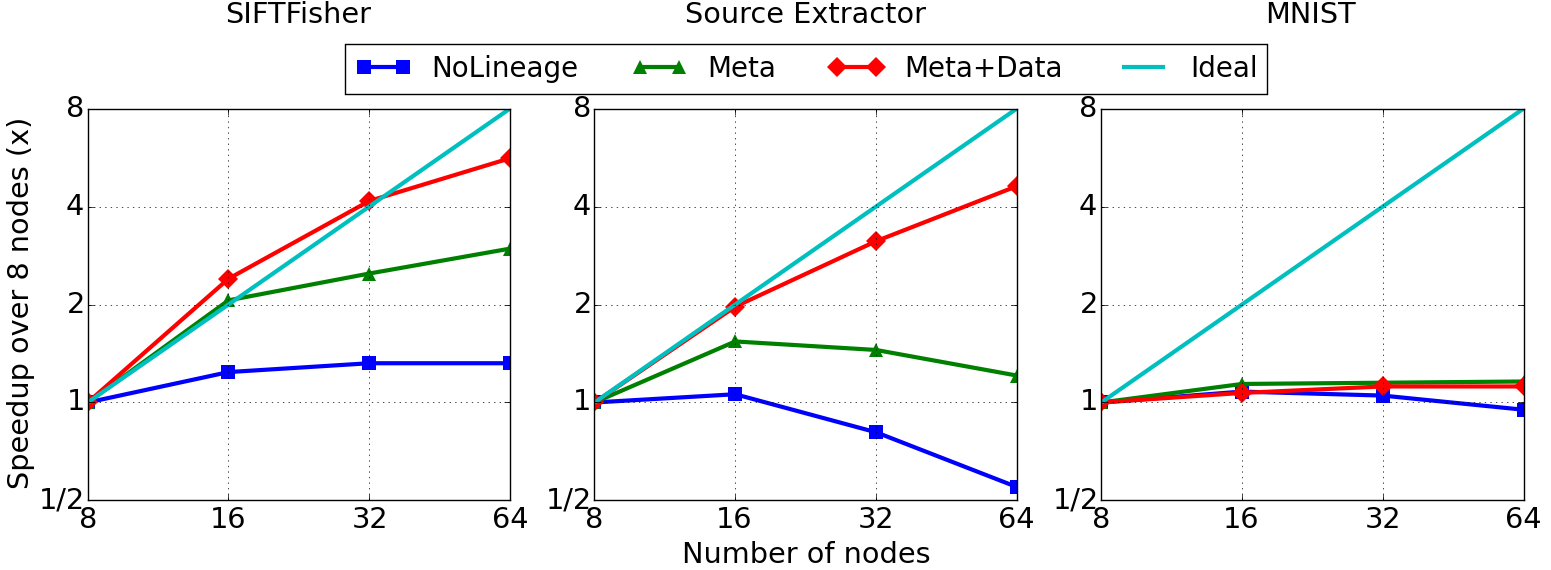

Generate this figure with Python:
#!/usr/bin/env python
import numpy as np
import matplotlib.pyplot as plt

fig,(ax1,ax2,ax3) = plt.subplots(1, 3)

xlabels = ("4","8", "16", "32", "64")
ylabels = ("0.25", "1/2", "1", "2", "4", "8")
scale = (8,16,32,64)
Ideal = (1, 2, 4, 8)
VOC = (1, 1.24, 1.32, 1.32)
VOCLower = (1, 2.06, 2.49, 2.97)
VOCUpper = (1, 2.4, 4.16, 5.63)

SE = (1, 1.06, 0.81, 0.55)
SELower = (1, 1.54, 1.45, 1.21)
SEUpper = (1, 1.97, 3.13, 4.62)

MNIST = (1, 1.08, 1.05, 0.95)
MNISTLower = (1, 1.14, 1.15, 1.16)
MNISTUpper = (1, 1.07, 1.12, 1.12)


ax1.set_xlim(8, 64)
ax1.set_ylim(0.5, 8)
line1 = ax1.loglog(scale, VOC, basex=2, basey=2, lw=3, marker='s', mew=0, ms=10)
line2 = ax1.loglog(scale, VOCLower, basex=2, basey=2, lw=3, marker='^', mew=0, ms=10)
line3 = ax1.loglog(scale, VOCUpper, basex=2, basey=2, lw=3, marker='D', mew=0, ms=10)
line4 = ax1.loglog(scale, Ideal, basex=2, basey=2, lw=3)
ax1.set_xticklabels(xlabels, size='xx-large')
ax1.set_yticklabels(ylabels, size='xx-large')
#ax1.legend((line1[0], line2[0], line3[0], line4[0]), ('NoLineage', 'Meta', 'Meta+Data', 'Ideal'), loc='best', prop={'size':20})
ax1.grid(True)
ax1.set_title('SIFTFisher', size='xx-large', y=1.2)
ax1.set_ylabel('Speedup over 8 nodes (x)', size='xx-large')

ax2.set_xlim(8, 64)
ax2.set_ylim(0.5, 8)
line5 = ax2.loglog(scale, SE, basex=2, basey=2, lw=3, marker='s', mew=0, ms=10)
line6 = ax2.loglog(scale, SELower, basex=2, basey=2, lw=3, marker='^', mew=0, ms=10)
line7 = ax2.loglog(scale, SEUpper, basex=2, basey=2, lw=3, marker='D', mew=0, ms=10)
line8 = ax2.loglog(scale, Ideal, basex=2, basey=2, lw=3)
ax2.set_xticklabels(xlabels, size='xx-large')
ax2.set_yticklabels(ylabels, size='xx-large')
ax2.legend((line5[0], line6[0], line7[0], line8[0]), ('NoLineage', 'Meta', 'Meta+Data', 'Ideal'), loc='upper center', prop={'size':20}, bbox_to_anchor=(0.5, 1.2), ncol=4)
ax2.grid(True)
ax2.set_title('Source Extractor', size='xx-large', y=1.2)
ax2.set_xlabel("Number of nodes", size='xx-large')

ax3.set_xlim(8, 64)
ax3.set_ylim(0.5, 8)
line9 = ax3.loglog(scale, MNIST, basex=2, basey=2, lw=3, marker='s', mew=0, ms=10)
line10 = ax3.loglog(scale, MNISTLower, basex=2, basey=2, lw=3, marker='^', mew=0, ms=10)
line11 = ax3.loglog(scale, MNISTUpper, basex=2, basey=2, lw=3, marker='D', mew=0, ms=10)
line12 = ax3.loglog(scale, Ideal, basex=2, basey=2, lw=3)
ax3.set_xticklabels(xlabels, size='xx-large')
ax3.set_yticklabels(ylabels, size='xx-large')
#ax3.legend((line9[0], line10[0], line11[0], line12[0]), ('NoLineage', 'Meta', 'Meta+Data', 'Ideal'), loc='best', prop={'size':20})
ax3.grid(True)
ax3.set_title('MNIST', size='xx-large', y=1.2)

plt.show()
